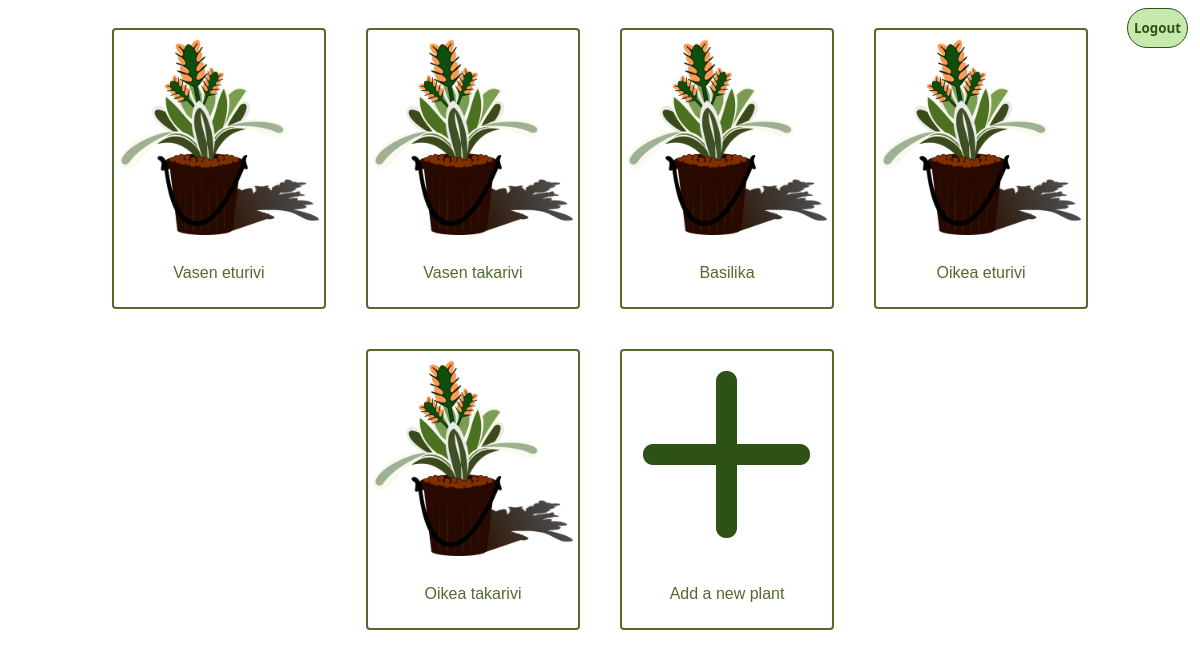
The page / (signed in) on the database its author committed.
### polls/models.py (models this page shows)
class Plants(models.Model):
  user = models.ForeignKey(custom_user,on_delete=models.CASCADE)
  nickname = models.CharField(max_length=20, blank=True)
  deviceid = models.CharField(max_length=20)
  plant_pic = models.ImageField(upload_to='plant_pics', blank=True)

### polls/views.py (the view)
# urls.py: path('', frontpage, name='frontpage'),
def frontpage(request):
    if request.user.is_authenticated:
        return render(request, 'myplants.html', {'plants': Plants.objects.filter(user=request.user)})
    else:
        return render(request, 'frontpage.html')

### polls/templates/myplants.html (shortened to what this page needs)
<!DOCTYPE html>
{% load static %}
<link rel="stylesheet" type="text/css" href="{% static 'css/myplants.css' %}">
<html lang="en">
	<body>
		<div class="logout">
			<a href="#" onClick="document.getElementById('logoutform').submit()"><button class="button" type="button">Logout</button></a>
		</div>
		<div class="container">
			{% for plant in plants %}
			<div class="plantdiv">
				<div class="imagecontainer">
					<a href="/myplants/{{ plant.id }}"><img src="/static/images/plant.png" class="img"/></a>
				</div>
				{% if plant.nickname %}
				<a href="/myplants/{{ plant.id }}" class="link">{{ plant.nickname }}</a>
				{% else %}
				<a href="/myplants/{{ plant.id }}" class="link">{{ plant.deviceid }}</a>
				{% endif %}
			</div>
			{% endfor %}
			<div class="plantdiv">
				<div class="imagecontainer">
					<a href="/addplant/"><img src="/static/images/plus.png" class="img"/></a>
				</div>
				<a href="/addplant/" class="link">Add a new plant</a>
			</div>
		</div>
	</body>
</html>

### polls/static/css/myplants.css (style rules this page uses)
div.plantdiv { display: flex; flex-direction: column; margin: 20px; border: 2px solid #526b2d; border-radius: 4px; padding: 5px; width: 200px; max-height: 800px; background: white; transition: all 0.25s ease-out; }
div.plantdiv img { width: 100%; max-height: 200px; }
body { background: url(/static/images/background3.png) no-repeat center center fixed; background-size: cover; background-size: 100% 100%; }
.link { display: inline-block; flex-direction: column; align-self: self-end; width: 100%; padding-top: 25px; padding-bottom: 20px; text-align: center; text-decoration: none; color: #526b2d; font-family: Tahoma, Geneva, sans-serif; }
.imagecontainer { min-height: 200px; display: flex; align-items: center; }
.container { justify-content: center; display: flex; flex-direction: row; flex-wrap: wrap; }
.logout { position: absolute; top: 1%; right: 1% }
.button { text-decoration: none; background-color: #c6eaae; padding-top: 10px; padding-bottom: 10px; border-radius: 20px; border: 1px solid #2e5216; color: #2e5216; font-family: system-ui, -apple-system, BlinkMacSystemFont, "Segoe UI", Roboto, Ubuntu, "Helvetica Neue", sans-serif; font-weight: bolder; }

### rows shown on the page
Plants: nickname "Vasen eturivi"
Plants: nickname "Vasen takarivi"
Plants: nickname "Basilika"
Plants: nickname "Oikea eturivi"
Plants: nickname "Oikea takarivi"
